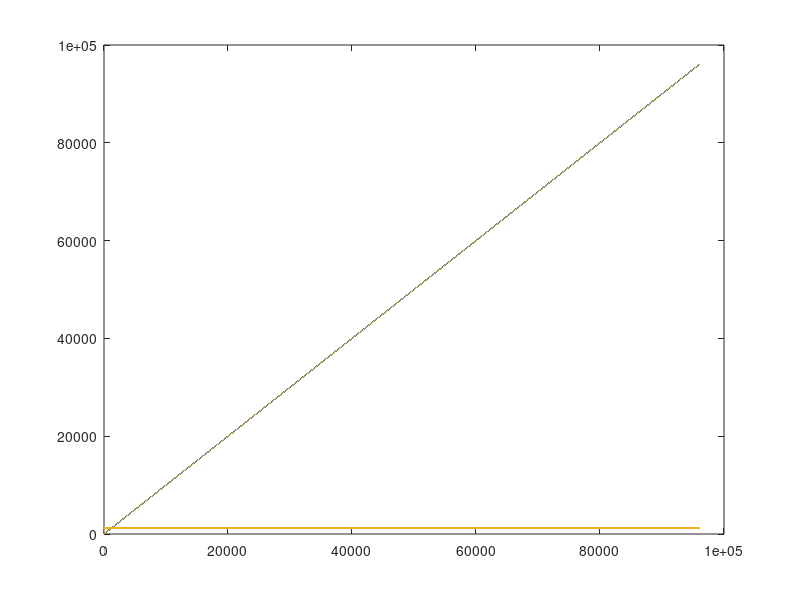

Recreate this plot in MATLAB. (Note: this script raises an error after producing the figure.)
clear all
clc
load("sensor_data.mat")


% detectJumps(dataBuffer(:,1),1)
% 
% detectJumps(dataBuffer(:,2),1)


figure(2)
plot(dataBuffer(:,1))  %% Packet Counter
hold on
plot(dataBuffer(:,2))  %% Time ms
plot(dataBuffer(:,3))  %% ADC [0-4095]


detectJumps(dataBuffer(:,2),1)